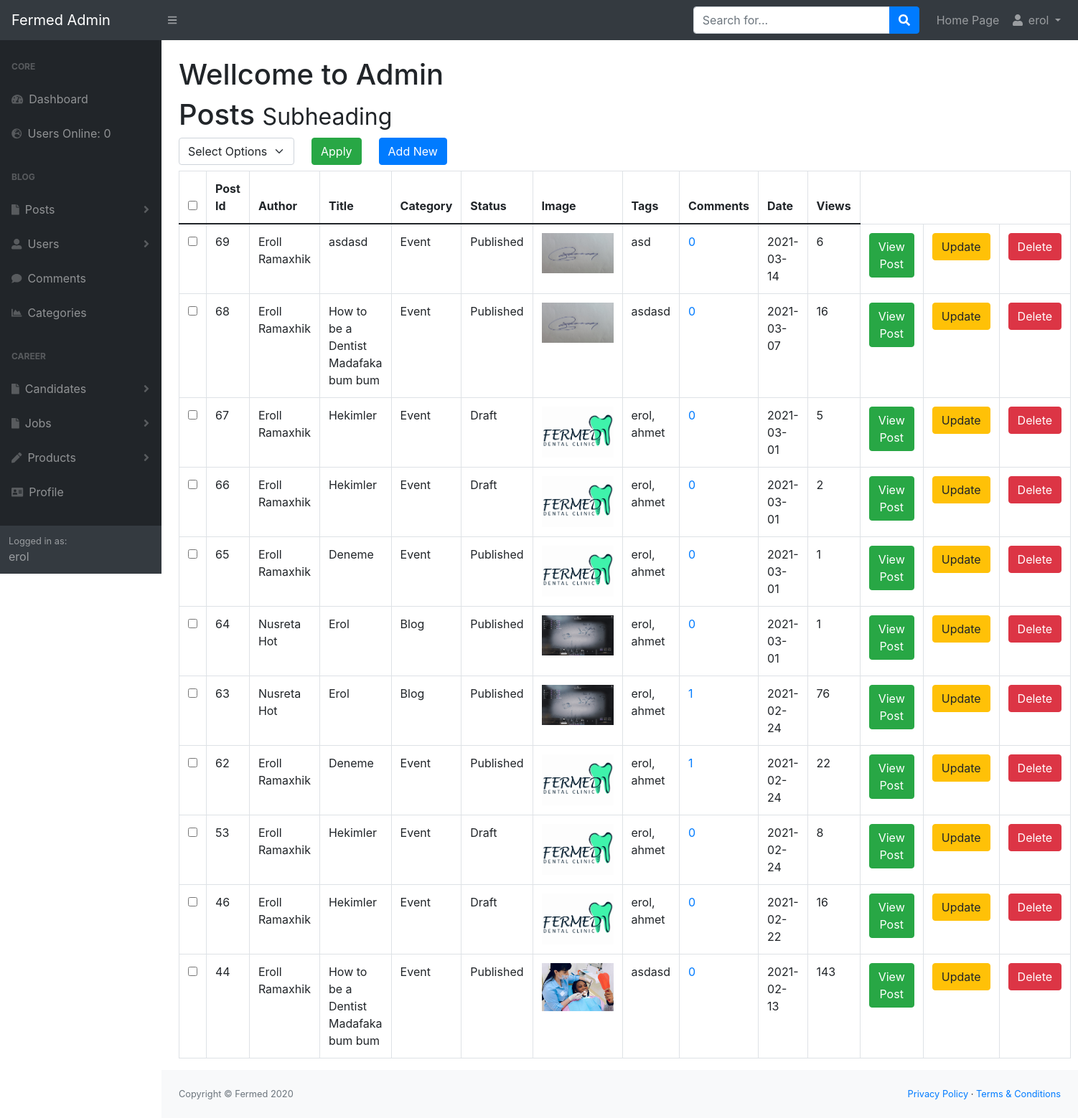
The app's page /admin/posts.php (signed in) with its own data.
### tables this page shows
CREATE TABLE `posts` (
  `post_id` int(4) NOT NULL,
  `post_category_id` int(11) NOT NULL,
  `post_title` varchar(255) NOT NULL,
  `post_author` varchar(255) NOT NULL,
  `post_date` date NOT NULL,
  `post_image` text NOT NULL,
  `post_content` text NOT NULL,
  `post_tags` varchar(255) NOT NULL,
  `post_comment_count` int(11) NOT NULL,
  `post_status` varchar(255) NOT NULL DEFAULT 'draft',
  `post_views` int(11) NOT NULL
);

CREATE TABLE `categories` (
  `category_id` int(4) NOT NULL,
  `category_title` varchar(255) NOT NULL
);

### admin/functions.php (called while the page is built, shortened)
<?php
    function users_online(){
    global $connection;
        $session = session_id();
        $time = time();
        $time_out_value = 30;
        $time_out = $time - $time_out_value;
        $query = "SELECT * FROM users_online WHERE users_online_session='$session'";
        $send_query = mysqli_query($connection,$query);
        $count = mysqli_num_rows($send_query);
        if($count == NULL){
            mysqli_query($connection, "INSERT INTO users_online (users_online_session,users_online_time) VALUES ('$session','$time')");
        }else{
            mysqli_query($connection, "UPDATE users_online SET users_online_time='$time' WHERE users_online_session ='$session'");
        }
        $users_online = mysqli_query($connection, "SELECT * FROM users_online WHERE users_online_time > '$time_out'");
        return mysqli_num_rows($users_online);
    }
?>

### admin/includes/view_all_posts.php (the view, shortened to what this page needs)
<form action="" method="post">
    <table class="table table-bordered table-hover">
        <div id="bulkOptionsContainer" class="row mb-2">
           <div class="col-auto">
            <select class="form-select" name="bulk_options" id="">
                <option value="">Select Options</option>
            </select>
            </div>
            <div class="col-auto">
            <input type="submit" name="" class="btn btn-success" value="Apply">
            </div>
            <div class="col-auto" >
            <a href="posts.php?source=add_post" class="btn btn-primary">Add New</a>
            </div>
        </div>
        <thead>
            <tr>
                <th><input type="checkbox" id="selectAllBoxes"></th>
                <th>Post Id</th>
                <th>Author</th>
                <th>Title</th>
                <th>Category</th>
                <th>Status</th>
                <th>Image</th>
                <th>Tags</th>
                <th>Comments</th>
                <th>Date</th>
                <th>Views</th>
            </tr>
        </thead>
        <tbody>
            <?php
            global $connection;
            $query = "SELECT * FROM posts LEFT JOIN categories ON post_category_id=category_id ORDER BY post_id DESC";
            $select_posts=mysqli_query($connection,$query);
            while($row=mysqli_fetch_assoc($select_posts)){
                $post_id=$row['post_id'];
                $post_author=$row['post_author'];
                $post_title=$row['post_title'];
                $post_status=$row['post_status'];
                $post_image=$row['post_image'];
                $post_tags=$row['post_tags'];
                $post_date=$row['post_date'];
                $post_views = $row['post_views'];
                $category_title = $row['category_title'];
                echo "<tr>";
                echo "<td><input type='checkbox' class='checkBoxes' name='checkBoxArray[]' value='{$post_id}'></td>";
                echo "<td>{$post_id}</td>";
                if(!empty($post_author)){
                    echo "<td>{$post_author}</td>";
                }else if(!empty($post_user)){
                    echo "<td>{$post_user}</td>";
                }
                echo "<td>{$post_title}</td>";
                echo "<td>{$category_title}</td>";
                echo "<td>{$post_status}</td>";
                echo "<td> <img width='100' src='../images/$post_image' alt='Image'></td>";
                echo "<td>{$post_tags}</td>";
                $query = "SELECT * FROM comments WHERE comment_post_id= $post_id";
                $send_comment_query = mysqli_query($connection,$query);
                $count_comments = mysqli_num_rows($send_comment_query);
                echo "<td><a href='view_all_unique_comments.php?id=$post_id'>{$count_comments}</a></td>";
                echo "<td>{$post_date}</td>";
                echo "<td>{$post_views}</td>";
                echo "<td><a class='btn btn-success' href='../post.php?p_id=$post_id'>View Post</a></td>";
                echo "<td><a class='btn btn-warning' href='posts.php?source=update_posts&p_id=$post_id'>Update</a></td>";
                echo "<td><a rel='$post_id' href='javascript:void(0)' class='btn btn-danger delete_link'>Delete</a></td>";
                echo "</tr>";
            }
            ?>
        </tbody>
    </table>
</form>

### admin/includes/admin_header.php (shortened to what this page needs)
<?php include "../includes/db.php"; ?>
<?php include "functions.php";  ?>
<!DOCTYPE html>
<html lang="en">
    <head>
        <link href="https://cdn.jsdelivr.net/npm/bootstrap@5.0.0-beta2/dist/css/bootstrap.min.css" rel="stylesheet">
        <link href="dist/css/styles.css" rel="stylesheet" />
        <link href="https://cdn.datatables.net/1.10.20/css/dataTables.bootstrap4.min.css" rel="stylesheet" />
    </head>
    <body class="sb-nav-fixed">

### admin/includes/admin_navigation.php (shortened to what this page needs)
<nav class="sb-topnav navbar navbar-expand navbar-dark bg-dark">
    <a class="navbar-brand" href="index.php">Fermed Admin</a>
    <button class="btn btn-link btn-sm order-1 order-lg-0" id="sidebarToggle" href="#"><i class="fas fa-bars"></i></button>
    <form class="d-none d-md-inline-block form-inline ml-auto mr-0 mr-md-3 my-2 my-md-0">
        <div class="input-group">
            <input class="form-control" type="text" placeholder="Search for..." aria-label="Search" aria-describedby="basic-addon2" />
            <div class="input-group-append">
                <button class="btn btn-primary" type="button"><i class="fas fa-search"></i></button>
            </div>
        </div>
    </form>
    <ul class="navbar-nav ml-auto ml-md-0">
        <li class="nav-item">
            <a class="nav-link" href="../index.php">Home Page</a>
        </li>
        <li class="nav-item dropdown">
            <a class="nav-link dropdown-toggle" id="userDropdown" href="#" role="button" data-toggle="dropdown" aria-haspopup="true" aria-expanded="false"><i class="fas fa-user fa-fw"></i>
                <?php
                if(isset($_SESSION['user_name'])){
                    echo $_SESSION['user_name'];
                }
                ?>
            </a>
        </li>
    </ul>
</nav>
<div id="layoutSidenav">
    <div id="layoutSidenav_nav">
        <nav class="sb-sidenav accordion sb-sidenav-dark" id="sidenavAccordion">
            <div class="sb-sidenav-menu">
                <div class="nav">
                    <div class="sb-sidenav-menu-heading">Core</div>
                    <a class="nav-link" href="index.php">
                        <div class="sb-nav-link-icon"><i class="fas fa-tachometer-alt"></i></div>
                        Dashboard
                    </a>
                    <a class="nav-link" href="index.php">
                        <div class="sb-nav-link-icon"><i class="fas fa-globe-europe"></i></div>
                        Users Online: <?php echo users_online();?>
                    </a>
                    <div class="sb-sidenav-menu-heading">Blog</div>
                    <a class="nav-link collapsed" href="#" data-toggle="collapse" data-target="#posts_dropdown" aria-expanded="false" aria-controls="collapseLayouts">
                        <div class="sb-nav-link-icon"><i class="fas fa-file"></i></div>
                        Posts
                        <div class="sb-sidenav-collapse-arrow"><i class="fas fa-angle-down"></i></div>
                    </a>
                    <a class="nav-link collapsed" href="#" data-toggle="collapse" data-target="#users_dropdown" aria-expanded="false" aria-controls="collapseLayouts">
                        <div class="sb-nav-link-icon"><i class="fas fa-user-alt"></i></div>
                        Users
                        <div class="sb-sidenav-collapse-arrow"><i class="fas fa-angle-down"></i></div>
                    </a>
                    <a class="nav-link" href="comments.php">
                        <div class="sb-nav-link-icon"><i class="fas fa-comment"></i></div>
                        Comments
                    </a>
                    <a class="nav-link" href="categories.php">
                        <div class="sb-nav-link-icon"><i class="fas fa-chart-area"></i></div>
                        Categories
                    </a>
                    <div class="sb-sidenav-menu-heading">Career</div>
                    <a class="nav-link collapsed" href="#" data-toggle="collapse" data-target="#candidates_dropdown" aria-expanded="false" aria-controls="collapseLayouts">
                        <div class="sb-nav-link-icon"><i class="fas fa-file"></i></div>
                        Candidates
                        <div class="sb-sidenav-collapse-arrow"><i class="fas fa-angle-down"></i></div>
                    </a>
                    <a class="nav-link collapsed" href="#" data-toggle="collapse" data-target="#jobs_dropdown" aria-expanded="false" aria-controls="collapseLayouts">
                        <div class="sb-nav-link-icon"><i class="fas fa-file"></i></div>
                        Jobs
                        <div class="sb-sidenav-collapse-arrow"><i class="fas fa-angle-down"></i></div>
                    </a>
                    <a class="nav-link collapsed" href="#" data-toggle="collapse" data-target="#products_dropdown" aria-expanded="false" aria-controls="collapseLayouts">
                        <div class="sb-nav-link-icon"><i class="fas fa-pen"></i></div>
                        Products
                        <div class="sb-sidenav-collapse-arrow"><i class="fas fa-angle-down"></i></div>
                    </a>
                    <a class="nav-link" href="profile.php">
                        <div class="sb-nav-link-icon"><i class="fas fa-address-card"></i></div>
                        Profile
                    </a>
                </div>
            </div>
            <div class="sb-sidenav-footer">
                <div class="small">Logged in as:</div>
                <?php echo $_SESSION['user_name']; ?>
            </div>
        </nav>
    </div>

### admin/posts.php (shortened to what this page needs)
<?php include "includes/admin_header.php"; ?>
<?php include"includes/admin_navigation.php";  ?>
<div id="layoutSidenav_content">
    <main>
        <div class="container-fluid">
            <h1 class="mt-4">Wellcome to Admin</h1>
            <h1 class="page-header">
                Posts
                <small>Subheading</small>
            </h1>
            <div class="row">
                <div class="col-lg-12">
                    <?php
                    if(isset($_GET['source'])){
                        $source = $_GET['source'];
                    }else{
                        $source="";
                    }
                    switch($source){
                        default:
                            include "includes/view_all_posts.php";
                            break;
                    }
                    ?>
                </div>
            </div>
        </div>
    </main>
    <?php
    include "includes/admin_footer.php";
    ?>

### admin/includes/admin_footer.php (shortened to what this page needs)
<footer class="py-4 bg-light mt-auto">
    <div class="container-fluid">
        <div class="d-flex align-items-center justify-content-between small">
            <div class="text-muted">Copyright &copy; Fermed 2020</div>
            <div>
                <a href="#">Privacy Policy</a>
                &middot;
                <a href="#">Terms &amp; Conditions</a>
            </div>
        </div>
    </div>
</footer>
</div>
</div>
</body>
</html>

### records on screen
posts: post_id "69", post_author "Eroll Ramaxhik", post_title "asdasd", categories.category_title "Event", post_status "Published", post_image (picture), post_tags "asd", count_comments "0", post_date "2021-03-14", post_views "6"
posts: post_id "68", post_author "Eroll Ramaxhik", post_title "How to be a Dentist Madafaka bum bum", categories.category_title "Event", post_status "Published", post_image (picture), post_tags "asdasd", count_comments "0", post_date "2021-03-07", post_views "16"
posts: post_id "67", post_author "Eroll Ramaxhik", post_title "Hekimler", categories.category_title "Event", post_status "Draft", post_image (picture), post_tags "erol, ahmet", count_comments "0", post_date "2021-03-01", post_views "5"
posts: post_id "66", post_author "Eroll Ramaxhik", post_title "Hekimler", categories.category_title "Event", post_status "Draft", post_image (picture), post_tags "erol, ahmet", count_comments "0", post_date "2021-03-01", post_views "2"
posts: post_id "65", post_author "Eroll Ramaxhik", post_title "Deneme", categories.category_title "Event", post_status "Published", post_image (picture), post_tags "erol, ahmet", count_comments "0", post_date "2021-03-01", post_views "1"
posts: post_id "64", post_author "Nusreta Hot", post_title "Erol", categories.category_title "Blog", post_status "Published", post_image (picture), post_tags "erol, ahmet", count_comments "0", post_date "2021-03-01", post_views "1"
posts: post_id "63", post_author "Nusreta Hot", post_title "Erol", categories.category_title "Blog", post_status "Published", post_image (picture), post_tags "erol, ahmet", count_comments "1", post_date "2021-02-24", post_views "76"
posts: post_id "62", post_author "Eroll Ramaxhik", post_title "Deneme", categories.category_title "Event", post_status "Published", post_image (picture), post_tags "erol, ahmet", count_comments "1", post_date "2021-02-24", post_views "22"
posts: post_id "53", post_author "Eroll Ramaxhik", post_title "Hekimler", categories.category_title "Event", post_status "Draft", post_image (picture), post_tags "erol, ahmet", count_comments "0", post_date "2021-02-24", post_views "8"
posts: post_id "46", post_author "Eroll Ramaxhik", post_title "Hekimler", categories.category_title "Event", post_status "Draft", post_image (picture), post_tags "erol, ahmet", count_comments "0", post_date "2021-02-22", post_views "16"
posts: post_id "44", post_author "Eroll Ramaxhik", post_title "How to be a Dentist Madafaka bum bum", categories.category_title "Event", post_status "Published", post_image (picture), post_tags "asdasd", count_comments "0", post_date "2021-02-13", post_views "143"

### other values on screen
$_SESSION['user_name'] "erol"
users_online() "0"
